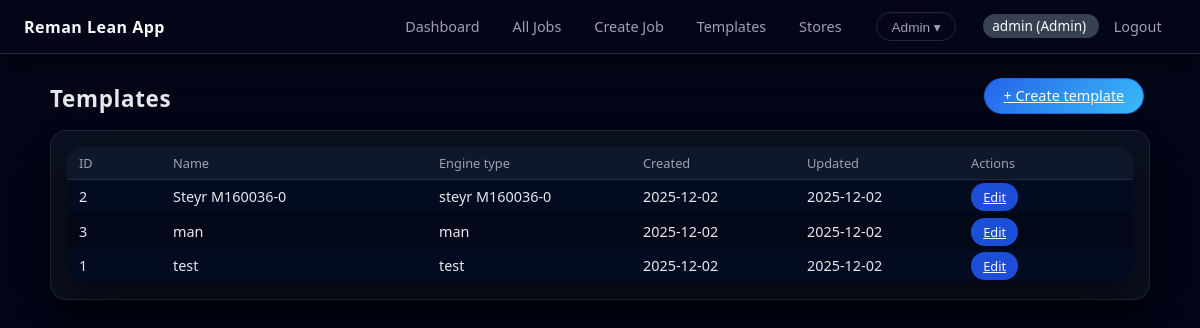
Page /admin/templates (signed in) on the committed database.
### models.py (models this page shows)
class User(db.Model):
    __tablename__ = "users"
    id = db.Column(db.Integer, primary_key=True)
    username = db.Column(db.String(64), unique=True, nullable=False)
    password_hash = db.Column(db.String(128), nullable=False)
    role = db.Column(db.Enum(RoleEnum), nullable=False)
    created_at = db.Column(db.DateTime, default=datetime.utcnow)
    assigned_jobs = db.relationship(
        "Job",
        foreign_keys="Job.assigned_to_id",
        back_populates="assigned_to",
        lazy="dynamic",
    )

class Template(db.Model):
    __tablename__ = "templates"
    id = db.Column(db.Integer, primary_key=True)
    name = db.Column(db.String(128), unique=True, nullable=False)
    engine_type = db.Column(db.String(128))
    is_locked = db.Column(db.Boolean, nullable=False, default=False)
    created_at = db.Column(db.DateTime, default=datetime.utcnow)
    updated_at = db.Column(
        db.DateTime,
        default=datetime.utcnow,
        onupdate=datetime.utcnow,
    )
    items = db.relationship(
        "TemplateItem",
        backref="template",
        cascade="all, delete-orphan",
    )
    groups = db.relationship(
        "TemplateGroup",
        backref="template",
        cascade="all, delete-orphan",
    )
    jobs = db.relationship(
        "Job",
        back_populates="template",
    )

### app.py (the view)
@app.route("/admin/templates")
@login_required
@roles_required(RoleEnum.ADMIN.value)
def templates_list():
    templates = Template.query.order_by(Template.name).all()
    return render_template("templates_list.html", templates=templates)

### app.py (called while the page is built)
def login_required(view):
    @wraps(view)
    def wrapped_view(**kwargs):
        if "user_id" not in session:
            return redirect(url_for("login"))
        return view(**kwargs)
    return wrapped_view

def roles_required(*roles):
    def _role_val(r):
        if isinstance(r, RoleEnum):
            return r.value
        return str(r)
    allowed = {_role_val(r) for r in roles}
    def decorator(view):
        @wraps(view)
        def decorated(*args, **kwargs):
            user_id = session.get("user_id")
            if not user_id:
                return redirect(url_for("login"))
            user = User.query.get(user_id)
            if not user:
                abort(403)
            user_role_val = _role_val(user.role)
            if user_role_val not in allowed:
                abort(403)
            return view(*args, **kwargs)
        return decorated
    return decorator

def current_user():
    uid = session.get("user_id")
    if not uid:
        return None
    return User.query.get(uid)

@app.context_processor
def inject_globals():
    return {
        "JobStatusEnum": JobStatusEnum,
        "DecisionEnum": DecisionEnum,
        "StockStatusEnum": StockStatusEnum,
        "MeasurementResultEnum": MeasurementResultEnum,
        "RoleEnum": RoleEnum,
        "current_user": current_user(),
        "job_age_days": job_age_days,
        "next_action_for_job": next_action_for_job,
    }

### templates/templates_list.html
{% extends "base.html" %}
{% block content %}
<div class="page-header">
    <h1>Templates</h1>
    <div class="actions">
        <a class="button primary" href="{{ url_for('template_create') }}">
            + Create template
        </a>
    </div>
</div>
<div class="card">
    {% if templates %}
        <table class="strip-survey-table templates-table">
            <thead>
                <tr>
                    <th style="width:70px;">ID</th>
                    <th>Name</th>
                    <th style="width:180px;">Engine type</th>
                    <th style="width:140px;">Created</th>
                    <th style="width:140px;">Updated</th>
                    <th style="width:150px;">Actions</th>
                </tr>
            </thead>
            <tbody>
                {% for t in templates %}
                    <tr>
                        <td>{{ t.id }}</td>
                        <td>{{ t.name }}</td>
                        <td>{{ t.engine_type or "—" }}</td>
                        <td>
                            {{ t.created_at.strftime("%Y-%m-%d") if t.created_at else "—" }}
                        </td>
                        <td>
                            {{ t.updated_at.strftime("%Y-%m-%d") if t.updated_at else "—" }}
                        </td>
                        <td>
                            <a
                                class="button"
                                href="{{ url_for('template_edit', template_id=t.id) }}"
                                style="padding:0.25rem 0.7rem; font-size:0.8rem;"
                            >
                                Edit
                            </a>
                        </td>
                    </tr>
                {% endfor %}
            </tbody>
        </table>
    {% else %}
        <p>No templates yet. Click <strong>“Create template”</strong> to add one.</p>
    {% endif %}
</div>
{% endblock %}

### templates/base.html (shortened to what this page needs)
<!doctype html>
<html lang="en">
<head>
    <link rel="stylesheet" href="{{ url_for('static', filename='style.css') }}">
</head>
<body>
    <header class="top-bar">
        <div class="brand">Reman Lean App</div>
        <nav class="nav">
            {% if current_user %}
                {% set role = current_user.role.value %}
                {% if role in ['Admin', 'Office'] %}
                    <a href="{{ url_for('dashboard') }}">Dashboard</a>
                    <a href="{{ url_for('jobs_list') }}">All Jobs</a>
                    <a href="{{ url_for('job_create') }}">Create Job</a>
                    <a href="{{ url_for('templates_list') }}">Templates</a>
                    <a href="{{ url_for('stores_hub', view='per_engine') }}">Stores</a>
                {% elif role == 'Stores' %}
                    <a href="{{ url_for('stores_hub', view='master') }}">Stores</a>
                {% else %}
                    <a href="{{ url_for('dashboard') }}">Dashboard</a>
                    <a href="{{ url_for('jobs_list') }}">All Jobs</a>
                {% endif %}
                {% if role == 'Admin' %}
                    <div class="nav-admin-dropdown">
                        <button class="nav-admin-trigger" type="button">
                            Admin ▾
                        </button>
                    </div>
                {% endif %}
                <span class="user-pill">
                    {{ current_user.username }} ({{ current_user.role.value }})
                </span>
                <a href="{{ url_for('logout') }}">Logout</a>
            {% endif %}
        </nav>
    </header>
    <main class="container">
        {% block content %}{% endblock %}
    </main>
</body>
</html>

### static/style.css (style rules this page uses)
:root { --bg-base: #020617; --bg-elevated: #02091c; --bg-card: #0b1120; --bg-card-soft: #111827; --bg-section-header: #020617; --bg-table-header: #0f172a; --border-subtle: #1f2937; --border-strong: #334155; --accent: #2563eb; --accent-soft: #1d4ed8; --accent-faint: #1e293b; --text-main: #e5e7eb; --text-soft: #9ca3af; --text-muted: #6b7280; --danger: #f97373; --success: #4ade80; --warning: #facc15; --radius-lg: 16px; --radius-md: 10px; --shadow-soft: 0 18px 45px rgba(0, 0, 0, 0.55); --gap-1: 4px; --gap-2: 8px; --gap-3: 12px; --gap-4: 16px; --gap-5: 24px; --gap-6: 32px; }
html, body { margin: 0; background: var(--bg-base); color: var(--text-main); font-family: system-ui, -apple-system, BlinkMacSystemFont, "SF Pro Text", "Segoe UI", sans-serif; }
main, .page-content, .content-wrapper { max-width: 1200px; margin: var(--gap-5) auto var(--gap-6); padding: 0 var(--gap-4); }
.container { max-width: 1100px; margin: 1.5rem auto 2rem; padding: 0 1rem; }
.top-bar, body > header, .navbar { display: flex; justify-content: space-between; align-items: center; padding: 0.75rem 1.5rem; background: #020617; color: #f9fafb; border-bottom: 1px solid var(--border-subtle); box-shadow: 0 10px 30px rgba(0, 0, 0, 0.4); }
.brand, body > header .app-title, .navbar .app-title { font-weight: 600; letter-spacing: 0.03em; }
.nav a, .navbar a, body > header nav a { color: var(--text-soft); padding: 0.35rem 0.9rem; border-radius: 999px; text-decoration: none; font-size: 0.9rem; }
.user-pill { margin-left: 1rem; padding: 0.15rem 0.6rem; border-radius: 999px; background: #374151; font-size: 0.85rem; }
.nav-admin-dropdown { position: relative; display: inline-block; margin-left: 1rem; }
.nav-admin-trigger { border-radius: 999px; border: 1px solid var(--border-subtle); background: #020617; color: var(--text-soft); padding: 0.35rem 0.9rem; font-size: 0.85rem; display: inline-flex; align-items: center; gap: 0.35rem; }
.page-header { display: flex; justify-content: space-between; align-items: flex-end; gap: var(--gap-3); margin-bottom: var(--gap-4); }
.page-header h1 { margin: 0; font-size: 1.4rem; letter-spacing: 0.03em; }
.page-header .actions { display: flex; flex-wrap: wrap; gap: 0.5rem; }
.card { background: var(--bg-card); border-radius: var(--radius-lg); border: 1px solid var(--border-subtle); box-shadow: var(--shadow-soft); padding: var(--gap-4); margin-bottom: var(--gap-4); }
button, .button, .actions button { border-radius: 999px; border: 1px solid transparent; padding: 0.45rem 1.15rem; font-size: 0.9rem; font-weight: 500; background: var(--accent-soft); color: #f9fafb; cursor: pointer; margin-right: 0.4rem; transition: background 0.12s ease, transform 0.06s ease, box-shadow 0.12s ease; }
button.primary, .actions .primary { background: linear-gradient(135deg, #2563eb, #38bdf8); border-color: #2563eb; }
table { width: 100%; border-collapse: collapse; background-color: transparent !important; }
th, td { padding: 0.45rem 0.75rem; border-bottom: 1px solid #020617; font-size: 0.9rem; text-align: left; vertical-align: middle; }
tr > th, thead, thead tr, thead th { background-color: var(--bg-table-header) !important; background: var(--bg-table-header) !important; color: var(--text-soft) !important; border-bottom: 1px solid var(--border-subtle) !important; font-weight: 500; font-size: 0.8rem; }
tbody tr { background-color: #020b1f !important; }
tbody tr:nth-child(even) { background-color: #020817 !important; }
.jobs-table, .parts-table, .templates-table, .users-table { border-radius: var(--radius-lg); overflow: hidden; box-shadow: var(--shadow-soft); }

### rows in the picture
User: username "admin", role.value "Admin"
Template: id "2", name "Steyr M160036-0", engine_type "steyr M160036-0", created_at "2025-12-02", updated_at "2025-12-02"
Template: id "3", name "man", engine_type "man", created_at "2025-12-02", updated_at "2025-12-02"
Template: id "1", name "test", engine_type "test", created_at "2025-12-02", updated_at "2025-12-02"
